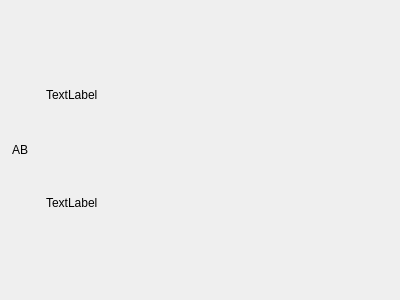
<?xml version="1.0" encoding="UTF-8"?>
<ui version="4.0">
 <class>ContactCard</class>
 <widget class="QWidget" name="ContactCard">
  <property name="geometry">
   <rect>
    <x>0</x>
    <y>0</y>
    <width>400</width>
    <height>300</height>
   </rect>
  </property>
  <property name="sizePolicy">
   <sizepolicy hsizetype="Fixed" vsizetype="Fixed">
    <horstretch>0</horstretch>
    <verstretch>0</verstretch>
   </sizepolicy>
  </property>
  <property name="windowTitle">
   <string>Form</string>
  </property>
  <layout class="QHBoxLayout" name="horizontalLayout">
   <property name="leftMargin">
    <number>0</number>
   </property>
   <property name="topMargin">
    <number>0</number>
   </property>
   <property name="rightMargin">
    <number>0</number>
   </property>
   <property name="bottomMargin">
    <number>0</number>
   </property>
   <item>
    <widget class="QLabel" name="ContactAvatar">
     <property name="minimumSize">
      <size>
       <width>40</width>
       <height>40</height>
      </size>
     </property>
     <property name="maximumSize">
      <size>
       <width>40</width>
       <height>40</height>
      </size>
     </property>
     <property name="text">
      <string>AB</string>
     </property>
     <property name="alignment">
      <set>Qt::AlignCenter</set>
     </property>
    </widget>
   </item>
   <item>
    <layout class="QVBoxLayout" name="verticalLayout">
     <item>
      <widget class="QLabel" name="nameLabel">
       <property name="sizePolicy">
        <sizepolicy hsizetype="Preferred" vsizetype="Fixed">
         <horstretch>0</horstretch>
         <verstretch>0</verstretch>
        </sizepolicy>
       </property>
       <property name="text">
        <string>TextLabel</string>
       </property>
      </widget>
     </item>
     <item>
      <widget class="QLabel" name="lastmessageLabel">
       <property name="sizePolicy">
        <sizepolicy hsizetype="Preferred" vsizetype="Fixed">
         <horstretch>0</horstretch>
         <verstretch>0</verstretch>
        </sizepolicy>
       </property>
       <property name="text">
        <string>TextLabel</string>
       </property>
      </widget>
     </item>
    </layout>
   </item>
  </layout>
 </widget>
 <resources/>
 <connections/>
</ui>
